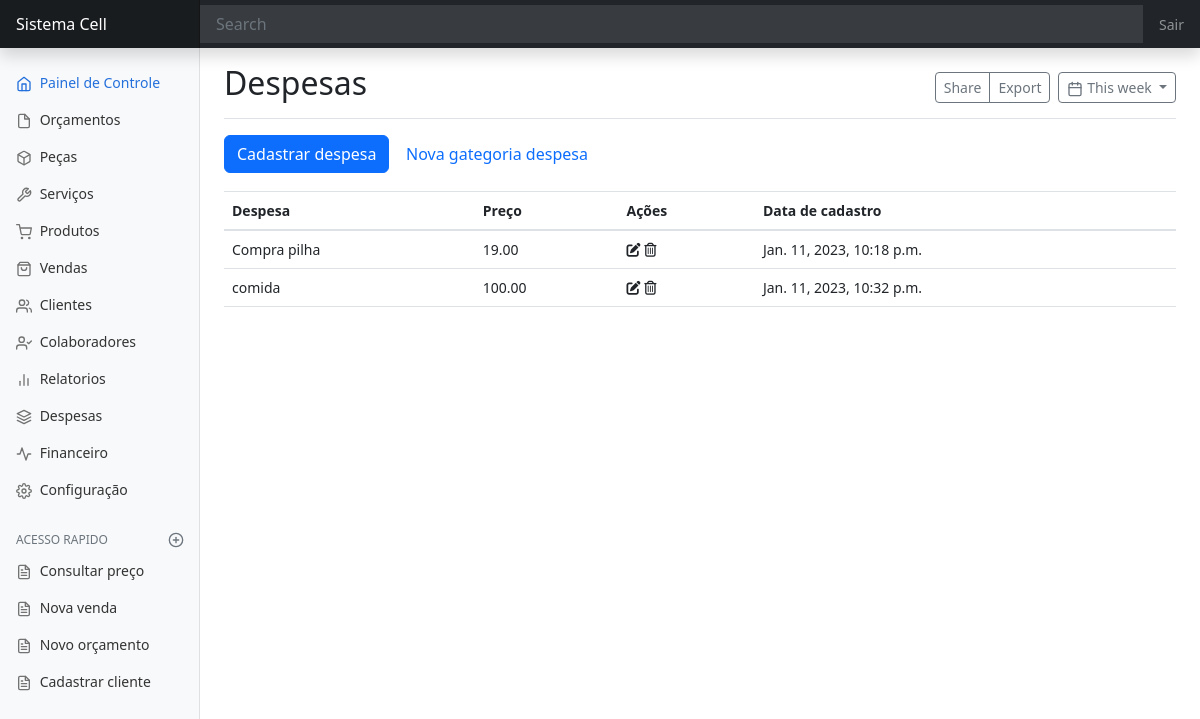
Page /despesa/ on the earlier database version.
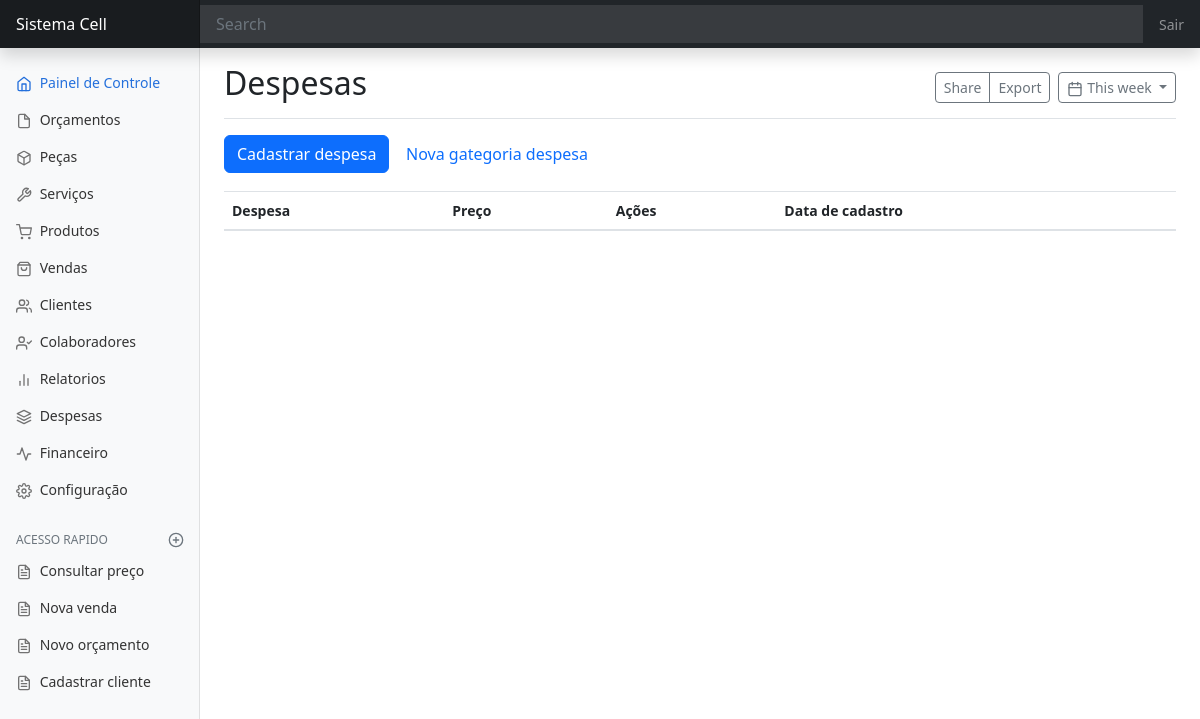
Same page on the later database version.
### despesa/models.py (models this page shows)
class Despesa(models.Model):
    categoria_despesa = models.ForeignKey(CategoriaDespesa, on_delete=models.CASCADE, null=True, blank=True)
    nome_despesa = models.CharField(max_length=90)
    preco_despesa = models.DecimalField(max_digits=9, decimal_places=2)
    fornecedor = models.CharField(max_length=90, null=True, blank=True)
    observacao = models.TextField(max_length=1000, null=True, blank=True)
    data_cadastro = models.DateTimeField(auto_now_add=True, editable=False)

### despesa/views.py (the view)
# urls.py: path('despesa/', ListaDespesa.as_view(), name='despesa'),
class ListaDespesa(ListView):
    model = Despesa
    template_name = 'despesa/pagina-inicial-despesa.html'

### despesa/templates/despesa/pagina-inicial-despesa.html (shortened to what this page needs)
{% extends 'dashboard/pagina-inicial.html' %}
{% block titulo %}
    Despesas
{% endblock titulo %}
{% block conteudo %}
<a
        data-toggle="modal"
        data-target="#staticBackdrop"
        class="btn btn-primary"
        hx-get="{% url 'cadastrar-despesa' %}"
        hx-target="#adicionar-conteudo">Cadastrar despesa</a>
        <button data-toggle="modal"
                data-target="#staticBackdrop"
                class="btn btn-link"
                hx-get="{% url 'categoria-despesa' %}"
                hx-target="#adicionar-conteudo"
                style="text-decoration: none;">Nova gategoria despesa</button>
<div style="padding-top: 18px">
    <table class="table">
        <thead>
            <tr>
                <th>Despesa</th>
                <th>Preço</th>
                <th>Ações</th>
                <th>Data de cadastro</th>
            </tr>
        </thead>
        <tbody id="despesa-Tbody">
            {% include 'despesa/tabela/tabela-despesa.html' %}
        </tbody>
    </table>
</div>
{% endblock conteudo %}

### despesa/templates/despesa/tabela/linhas-tabela-despesa.html
<tr id="despesaTr{{ object.pk }}">
    <td>{{ object.nome_despesa }}</td>
    <td>{{ object.preco_despesa }}</td>
    <td>
        <span
            data-toggle="modal"
            data-target="#staticBackdrop"
            hx-get="{% url 'editar-despesa' object.pk %}"
            hx-target="#adicionar-conteudo">
            <i class="fa-solid fa-pen-to-square"></i>
        </span>
        <span
            hx-get="{% url 'apagar-despesa' object.pk %}"
            hx-confirm="Deseja mesmo apagar {{ object.nome_despesa }}"
            hx-target="closest tr"
            hx-swap="outerHTML swap:300ms">
            <i class="fa-regular fa-trash-can"></i>
        </span>
        <td>{{ object.data_cadastro}}</td>
    </td>
</tr>

Differences in the rows shown:
removed Despesa: nome_despesa "Compra pilha", preco_despesa "19.00", data_cadastro "Jan. 11, 2023, 10:18 p.m."
removed Despesa: nome_despesa "comida", preco_despesa "100.00", data_cadastro "Jan. 11, 2023, 10:32 p.m."
